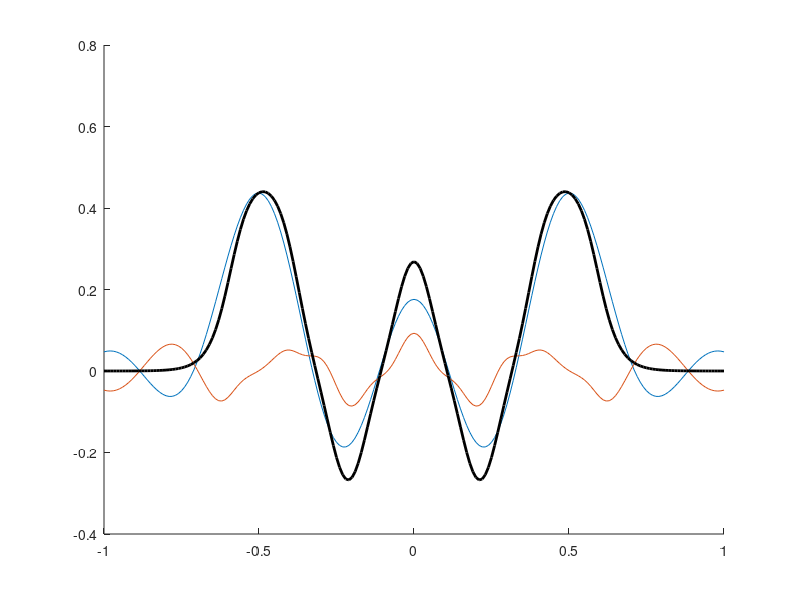

MATLAB code to generate this figure:



E_g = 1;
f_rf = 705e6;
k_rf = 2*pi*f_rf/2.9979e8;
L = 0.2125; g = L/2; a = 0.4*L;
N_z = 201; z_lim = 1;
##z = linspace(0,z_lim,N_z);
z = linspace(-z_lim,z_lim,N_z);
r = 0;

k_spacing = 0.01; k_upper = 1400;
k_1 = 0:k_spacing:k_rf; k_1 = [k_1 k_rf];

k_2 = k_rf:k_spacing:k_upper;

kappa_l_1 = sqrt(k_rf^2-k_1.^2);
kappa_l_2 = sqrt(k_2.^2-k_rf^2);
E_1 = zeros(1,length(z));
E_2 = zeros(1,length(z));

n =0;
for ii = 1:length(z)
   if mod(n,2) == 0
       E_1(ii) = E_g*g/pi*trapz(k_1,sinc(k_1*g/2).*besselj(0,kappa_l_1*r)./besselj(0,kappa_l_1*a).*(1-2*cos(k_1*L)+2*cos(2*k_1*L)).*k_1.^n.*(-1)^(n/2).*cos(k_1.*z(ii)));
       E_2(ii) = E_g*g/pi*trapz(k_2,sinc(k_2*g/2).*besseli(0,kappa_l_2*r)./besseli(0,kappa_l_2*a).*(1-2*cos(k_2*L)+2*cos(2*k_2*L)).*k_2.^n.*(-1)^(n/2).*cos(k_2.*z(ii)));
   else
       E_1(ii) = E_g*g/pi*trapz(k_1,sinc(k_1*g/2).*besselj(0,kappa_l_1*r)./besselj(0,kappa_l_1*a).*(1-2*cos(k_1*L)+2*cos(2*k_1*L)).*k_1.^n.*(-1)^((n+1)/2).*cos(k_1.*z(ii)));
       E_2(ii) = E_g*g/pi*trapz(k_2,sinc(k_2*g/2).*besseli(0,kappa_l_2*r)./besseli(0,kappa_l_2*a).*(1-2*cos(k_2*L)+2*cos(2*k_2*L)).*k_2.^n.*(-1)^((n+1)/2).*cos(k_2.*z(ii)));
   end

end



figure(); hold all;
plot(z,E_1)
plot(z,E_2)
plot(z,E_1+E_2,'k','Linewidth',2)

return
g = 0.02;
E_g = 5.3e7;
f_rf = 3.08351e9;
k_rf = 2*pi*f_rf/2.9979e8;
L_cav = 1;
N_z = 201;z = linspace(-L_cav,L_cav,N_z);

N = 10000; k_upper = 1000;
k_1 = linspace(0,k_rf,N);
k_2 = linspace(k_rf,k_upper,N);

kappa_l_1 = sqrt(abs(k_1.^2-k_rf^2));
kappa_l_2 = sqrt(abs(k_2.^2-k_rf^2));
E_1 = zeros(1,length(z));
E_2 = zeros(1,length(z));
for ii = 1:length(z)
    E_1(ii) = E_g*g/pi*trapz(k_1,sin(k_1*g/2)/(k_1*g/2)./besselj(0,kappa_l_1).*cos(k_1.*z(ii)));
    E_2(ii) = E_g*g/pi*trapz(k_1,sin(k_1*g/2)/(k_1*g/2)./besseli(0,kappa_l_2).*cos(k_1.*z(ii)));
end

figure(); hold all;
plot(z,E_1)
plot(z,E_2)
